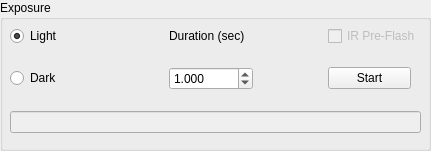
      <widget class="QGroupBox" name="gbAcqExpose">
       <property name="geometry">
        <rect>
         <x>190</x>
         <y>10</y>
         <width>431</width>
         <height>151</height>
        </rect>
       </property>
       <property name="title">
        <string>Exposure</string>
       </property>
       <widget class="QWidget" name="layoutWidget">
        <property name="geometry">
         <rect>
          <x>10</x>
          <y>20</y>
          <width>411</width>
          <height>121</height>
         </rect>
        </property>
        <layout class="QGridLayout" name="gridLayout_11">
         <property name="horizontalSpacing">
          <number>75</number>
         </property>
         <property name="verticalSpacing">
          <number>15</number>
         </property>
         <item row="0" column="0">
          <widget class="QRadioButton" name="rbAcqLigth">
           <property name="text">
            <string>Light</string>
           </property>
           <property name="checked">
            <bool>true</bool>
           </property>
          </widget>
         </item>
         <item row="0" column="1">
          <widget class="QLabel" name="lblAcqDuration">
           <property name="text">
            <string>Duration (sec)</string>
           </property>
          </widget>
         </item>
         <item row="0" column="2">
          <widget class="QCheckBox" name="checkAcqIrPreFlash">
           <property name="enabled">
            <bool>false</bool>
           </property>
           <property name="text">
            <string>IR Pre-Flash</string>
           </property>
          </widget>
         </item>
         <item row="1" column="0">
          <widget class="QRadioButton" name="rbAcqDark">
           <property name="text">
            <string>Dark</string>
           </property>
          </widget>
         </item>
         <item row="1" column="1">
          <widget class="QDoubleSpinBox" name="spinAcqDuration">
           <property name="decimals">
            <number>3</number>
           </property>
           <property name="minimum">
            <double>0.000000000000000</double>
           </property>
           <property name="maximum">
            <double>28800.000000000000000</double>
           </property>
           <property name="value">
            <double>1.000000000000000</double>
           </property>
          </widget>
         </item>
         <item row="1" column="2">
          <widget class="QPushButton" name="btnAcqExposeToggle">
           <property name="maximumSize">
            <size>
             <width>83</width>
             <height>16777215</height>
            </size>
           </property>
           <property name="text">
            <string>Start</string>
           </property>
           <property name="checkable">
            <bool>true</bool>
           </property>
          </widget>
         </item>
         <item row="2" column="0" colspan="3">
          <widget class="QLineEdit" name="editAcqStatus">
           <property name="enabled">
            <bool>false</bool>
           </property>
          </widget>
         </item>
        </layout>
       </widget>
      </widget>
